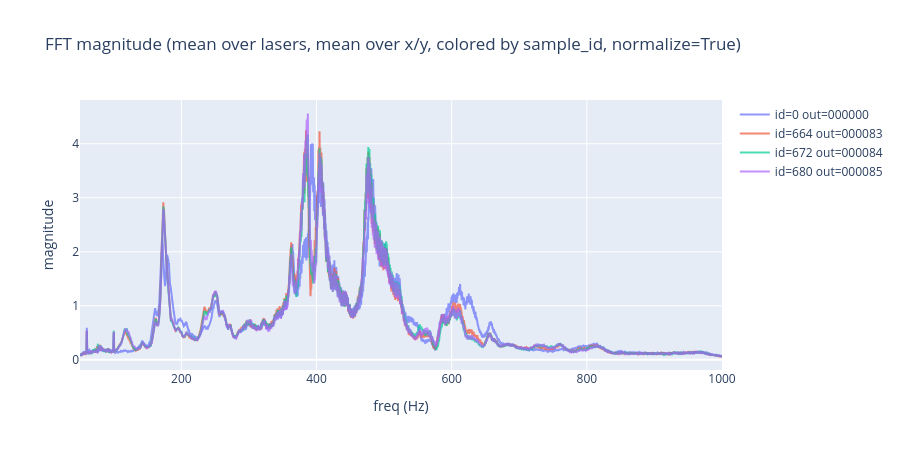

Here is the notebook cell this chart was saved with:
### Code cell
plot_fft_xy_magnitude(samples_df, speaker=1, output_id=[83, 84, 85, 0])

### Figure 1 — Plotly figure (JSON) as saved in the notebook; plotly's stock layout.template omitted (floating-point values rounded to 4 significant figures; data arrays with more than 128 entries replaced by an {"elided": "..."} marker saying what was removed)
{"data": [{"hovertemplate": "id=0<br>out=000000 spk=1 obj=cube n_obj=1 com=(10.8, 10.2)<br>freq=%{x:.1f} Hz<br>magnitude=%{y:.4g}<extra></extra>", "line": {"color": "#636EFA"}, "mode": "lines", "name": "id=0 out=000000", "opacity": 0.7, "type": "scatter", "x": {"elided": "3421 float values"}, "y": {"elided": "3421 float values"}}, {"hovertemplate": "id=664<br>out=000083 spk=1 obj= n_obj=0 com=n/a<br>freq=%{x:.1f} Hz<br>magnitude=%{y:.4g}<extra></extra>", "line": {"color": "#EF553B"}, "mode": "lines", "name": "id=664 out=000083", "opacity": 0.7, "type": "scatter", "x": {"elided": "3421 float values"}, "y": {"elided": "3421 float values"}}, {"hovertemplate": "id=672<br>out=000084 spk=1 obj= n_obj=0 com=n/a<br>freq=%{x:.1f} Hz<br>magnitude=%{y:.4g}<extra></extra>", "line": {"color": "#00CC96"}, "mode": "lines", "name": "id=672 out=000084", "opacity": 0.7, "type": "scatter", "x": {"elided": "3421 float values"}, "y": {"elided": "3421 float values"}}, {"hovertemplate": "id=680<br>out=000085 spk=1 obj= n_obj=0 com=n/a<br>freq=%{x:.1f} Hz<br>magnitude=%{y:.4g}<extra></extra>", "line": {"color": "#AB63FA"}, "mode": "lines", "name": "id=680 out=000085", "opacity": 0.7, "type": "scatter", "x": {"elided": "3421 float values"}, "y": {"elided": "3421 float values"}}], "layout": {"height": 450, "title": {"text": "FFT magnitude (mean over lasers, mean over x/y, colored by sample_id, normalize=True)"}, "xaxis": {"title": {"text": "freq (Hz)"}}, "yaxis": {"title": {"text": "magnitude"}, "type": "linear"}}}
